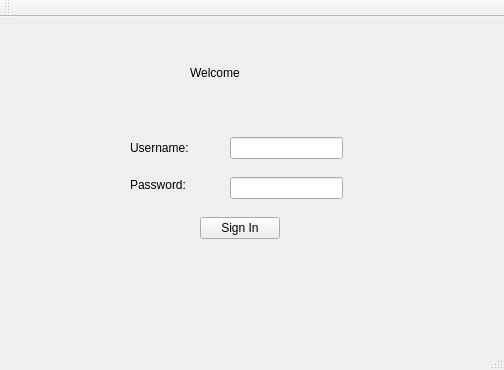
<?xml version="1.0" encoding="UTF-8"?>
<ui version="4.0">
 <class>MainWindow</class>
 <widget class="QMainWindow" name="MainWindow">
  <property name="geometry">
   <rect>
    <x>0</x>
    <y>0</y>
    <width>504</width>
    <height>370</height>
   </rect>
  </property>
  <property name="windowTitle">
   <string>MainWindow</string>
  </property>
  <widget class="QWidget" name="centralWidget">
   <widget class="QLabel" name="label">
    <property name="geometry">
     <rect>
      <x>130</x>
      <y>120</y>
      <width>71</width>
      <height>21</height>
     </rect>
    </property>
    <property name="text">
     <string>Username:</string>
    </property>
   </widget>
   <widget class="QLineEdit" name="username_input">
    <property name="geometry">
     <rect>
      <x>230</x>
      <y>120</y>
      <width>113</width>
      <height>22</height>
     </rect>
    </property>
   </widget>
   <widget class="QLineEdit" name="password_input">
    <property name="geometry">
     <rect>
      <x>230</x>
      <y>160</y>
      <width>113</width>
      <height>22</height>
     </rect>
    </property>
   </widget>
   <widget class="QLabel" name="label_2">
    <property name="geometry">
     <rect>
      <x>130</x>
      <y>160</y>
      <width>71</width>
      <height>16</height>
     </rect>
    </property>
    <property name="text">
     <string>Password:</string>
    </property>
   </widget>
   <widget class="QPushButton" name="signInButton">
    <property name="geometry">
     <rect>
      <x>200</x>
      <y>200</y>
      <width>80</width>
      <height>22</height>
     </rect>
    </property>
    <property name="text">
     <string>Sign In</string>
    </property>
   </widget>
   <widget class="QLabel" name="label_3">
    <property name="geometry">
     <rect>
      <x>190</x>
      <y>40</y>
      <width>111</width>
      <height>31</height>
     </rect>
    </property>
    <property name="text">
     <string>Welcome</string>
    </property>
   </widget>
  </widget>
  <widget class="QMenuBar" name="menuBar">
   <property name="geometry">
    <rect>
     <x>0</x>
     <y>0</y>
     <width>504</width>
     <height>19</height>
    </rect>
   </property>
  </widget>
  <widget class="QToolBar" name="mainToolBar">
   <attribute name="toolBarArea">
    <enum>TopToolBarArea</enum>
   </attribute>
   <attribute name="toolBarBreak">
    <bool>false</bool>
   </attribute>
  </widget>
  <widget class="QStatusBar" name="statusBar"/>
 </widget>
 <layoutdefault spacing="6" margin="11"/>
 <resources/>
 <connections/>
</ui>
